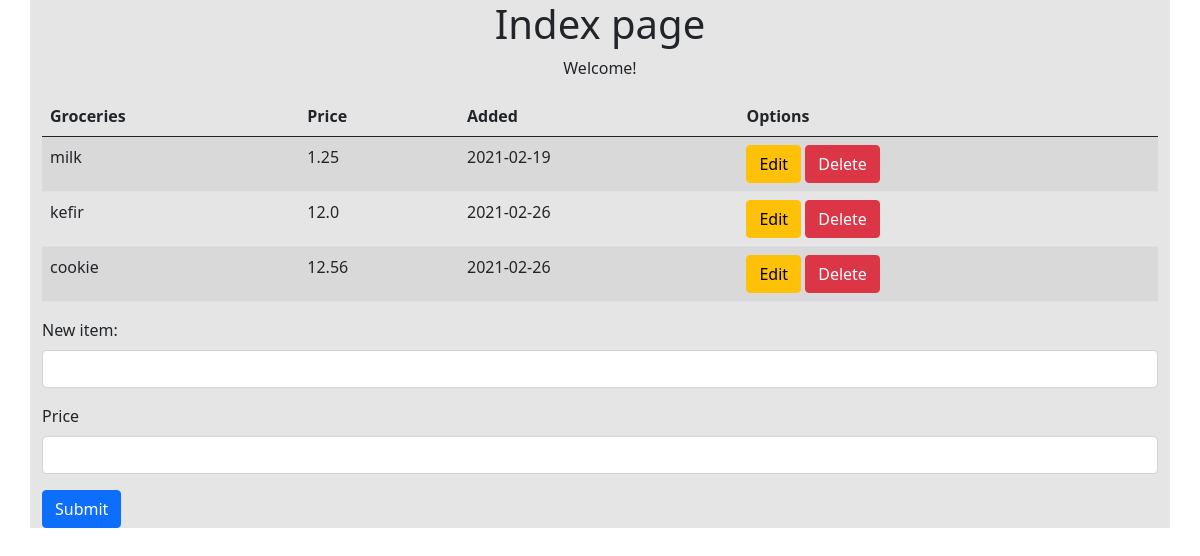
Before: / with the older database file.
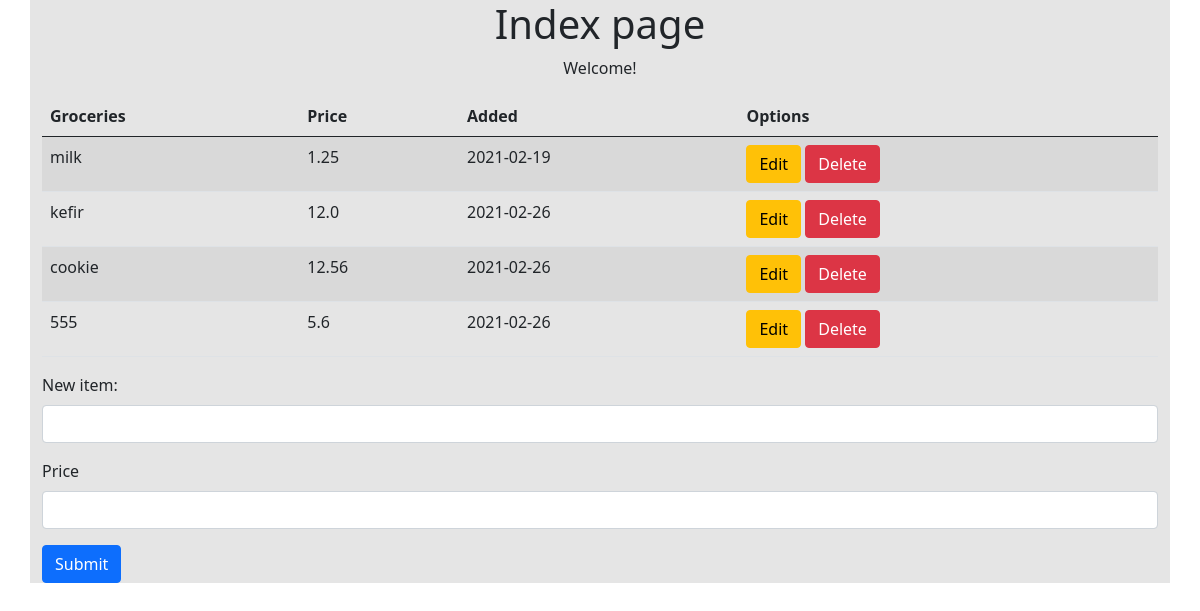
After: the same page with the newer database file.
### app.py (models this page shows, shortened)
class Grocery(db.Model):
    id = db.Column(db.Integer, primary_key=True)
    name = db.Column(db.String(80), nullable=False, unique=True)
    price = db.Column(db.Float, nullable=False, default=0.01)
    created_at = db.Column(db.DateTime, nullable=False, default=datetime.utcnow)

### app.py (the view)
@app.route('/', methods=['GET', 'POST'])
def index():
    if request.method == 'POST':  # если я получаю данные из формы
        name = request.form['name']
        price = request.form['price']
        new_stuff = Grocery(name=name, price=price)
        try:  # попробовать сделать это:
            db.session.add(new_stuff)  # добавляю в БД новый продукт
            db.session.commit()  # сохраняю изменения
            return redirect('/')  # перенаправляю пользователя на главную
        except:
            return 'There was a problem adding new item.'
    else:
        groceries = Grocery.query.order_by(Grocery.created_at).all()
        return render_template('index.html', title='Main Page', items=groceries)

### templates/index.html
{% extends 'base.html' %}
{% block content %}
    <h1 class="text-center">Index page</h1>
    <p class="text-center">Welcome!</p>
    <table class="table table-striped">
        <thead>
            <tr>
                <th>Groceries</th>
                <th>Price</th>
                <th>Added</th>
                <th>Options</th>
            </tr>
        </thead>
        <tbody>
            {% for item in items %}
                <tr>
                    <td>{{ item.name }}</td>
                    <td>{{ item.price }}</td>
                    <td>{{ item.created_at.date() }}</td>
                    <td>
                        <a href="" class="btn btn-warning">Edit</a>
                        <a href="" class="btn btn-danger">Delete</a>
                    </td>
                </tr>
            {% endfor %}
        </tbody>
    </table>
    <form action="/" method="POST">
        <div class="mb-3">
            <label for="item_name" class="form-label">New item:</label>
            <input type="text" class="form-control" id="item_name" name="name">
        </div>
        <div class="mb-3">
            <label for="item_price" class="form-label">Price</label>
            <input type="text" class="form-control" id="item_price" name="price">
        </div>
        <button type="submit" class="btn btn-primary">Submit</button>
    </form>
{% endblock %}

### templates/base.html (shortened to what this page needs)
<!doctype html>
<html lang="en">
<head>
    <link href="https://cdn.jsdelivr.net/npm/bootstrap@5.0.0-beta2/dist/css/bootstrap.min.css" rel="stylesheet"
>
    <link rel="stylesheet" href="{{ url_for('static', filename='style/style.css') }}">
</head>
<body>
<div class="container">
    {% block content %}{% endblock %}
</div>
</body>
</html>

### static/style/style.css (style rules this page uses)
body { background-image: url('https://background-tiles.com/overview/white/patterns/large/1020.png'); }
.container { background: #e5e5e5; }

Changed rows visible on the page:
added Grocery: name "555", price "5.6", created_at "2021-02-26"
